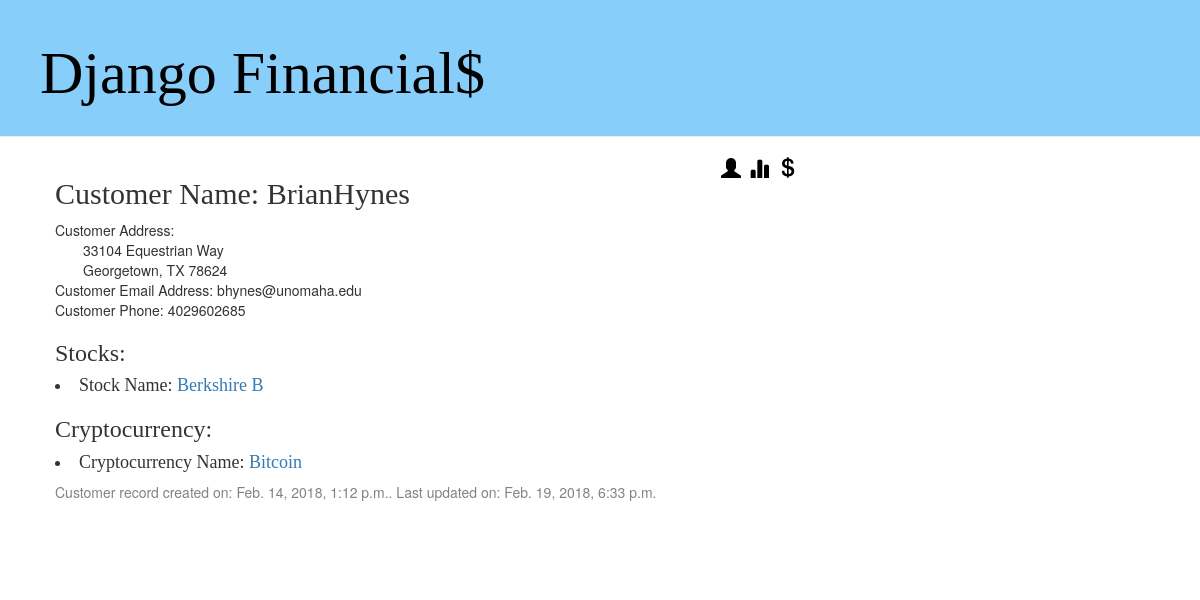
The app's page /customer/1/, older data.
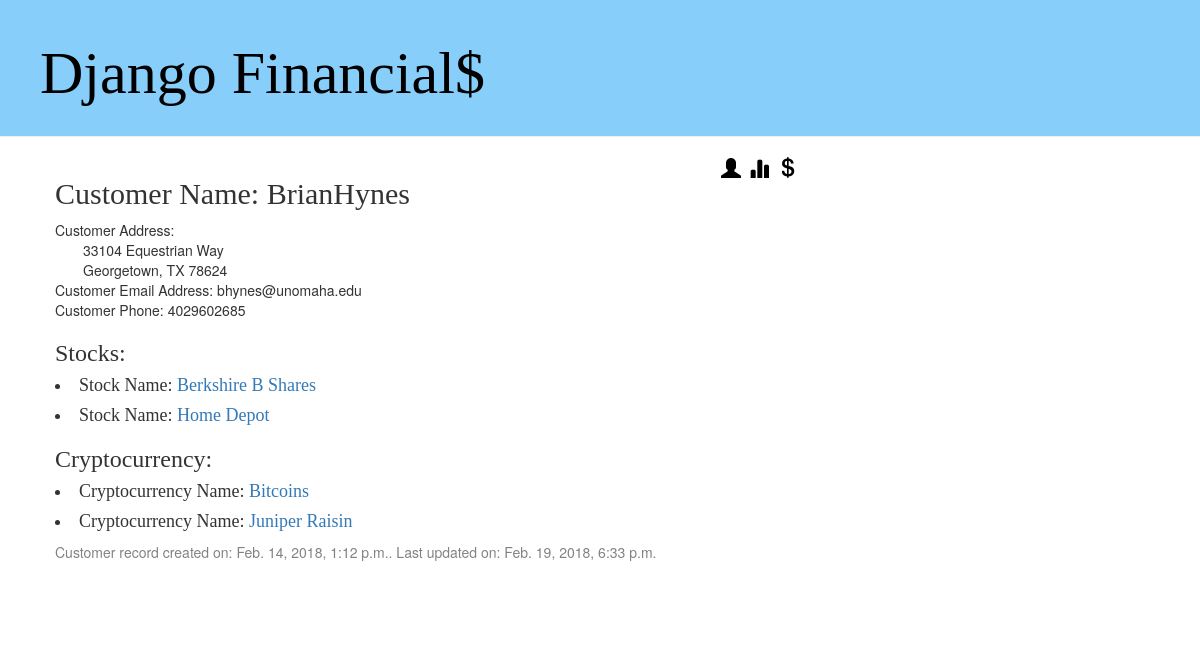
The same page, newer data.
### Financials/models.py (models this page shows, shortened)
class Stock(models.Model):
    customer = models.ForeignKey(Customer, on_delete=models.CASCADE)
    stock_name = models.CharField(max_length=100)
    symbol = models.CharField(max_length=10)
    qty = models.IntegerField(null=False, blank=False)
    purchase_price = models.FloatField(null=False, blank=False)
    purchase_date = models.DateTimeField(
            default=timezone.now)
    created_date = models.DateTimeField(
            default=timezone.now)
    modified_date = models.DateTimeField(
            blank=True, null=True)

class Cryptocurrency(models.Model):
    customer = models.ForeignKey(Customer, on_delete=models.CASCADE)
    crypto_name = models.CharField(max_length=100)
    qty = models.IntegerField(null=False, blank=False)
    purchase_price = models.FloatField(null=False, blank=False)
    purchase_date = models.DateTimeField(
        default=timezone.now)
    created_date = models.DateTimeField(
            default=timezone.now)
    modified_date = models.DateTimeField(
            blank=True, null=True)

### Financials/views.py (the view)
# urls.py: url(r'^customer/(?P<pk>\d+)/$', views.customer_detail, name='customer_detail'),
def customer_detail(request, pk):
    customer = get_object_or_404(Customer, pk=pk)
    return render(request, 'Financials/customer_detail.html', {'customer': customer})

### Financials/Templates/Financials/customer_detail.html (shortened to what this page needs)
{% extends 'Financials/base.html' %}
{% block content %}
        <div class="menu-item">
            <a href="{% url 'crypto_list' %}" class="menu-icon"><span title="Cryptocurrency" class="glyphicon glyphicon-usd"></span></a>
            <a href="{% url 'stock_list' %}" class="menu-icon"><span title="Stocks" class="glyphicon glyphicon-stats"></span></a>
            <a href="{% url 'customer_list' %}" class="menu-icon"><span title="Customers" class="glyphicon glyphicon-user"></span></a>
        </div>
    <div class="customer">
        <p><h2> Customer Name: {{customer.customer_name}}</h2>
</p>
        <p> Customer Address:<br>
                &emsp;&emsp;{{customer.street_address}}<br>
                &emsp;&emsp;{{customer.city}}, {{customer.state}} {{customer.zip}}<br>
            Customer Email Address: {{customer.email}}<br>
            Customer Phone: {{customer.phone}}<br>
        <p><h3>Stocks:</h3></p>
        {% for stocks in customer.stock_set.all %}
            <h4><li>Stock Name: <a href="{% url 'stock_detail' pk=stocks.pk %}">{{ stocks.stock_name }}</a></h4> </li>
        {% endfor %}
        <p><h3>Cryptocurrency:</h3></p>
        {% for crypto in customer.cryptocurrency_set.all %}
            <h4><li>Cryptocurrency Name: <a href="{% url 'crypto_detail' pk=crypto.pk %}">{{ crypto.crypto_name }}</a> </h4> </li>
        {% endfor %}
        <div class="date">
            Customer record created on: {{customer.created_date}}.  Last updated on: {{customer.modified_date}}</p>
        </div>
{% endblock %}

Row changes from the older to the newer data that the page shows:
changed Stock: stock_name "Berkshire B" → "Berkshire B Shares"
added Stock: stock_name "Home Depot"
changed Cryptocurrency: crypto_name "Bitcoin" → "Bitcoins"
added Cryptocurrency: crypto_name "Juniper Raisin"
